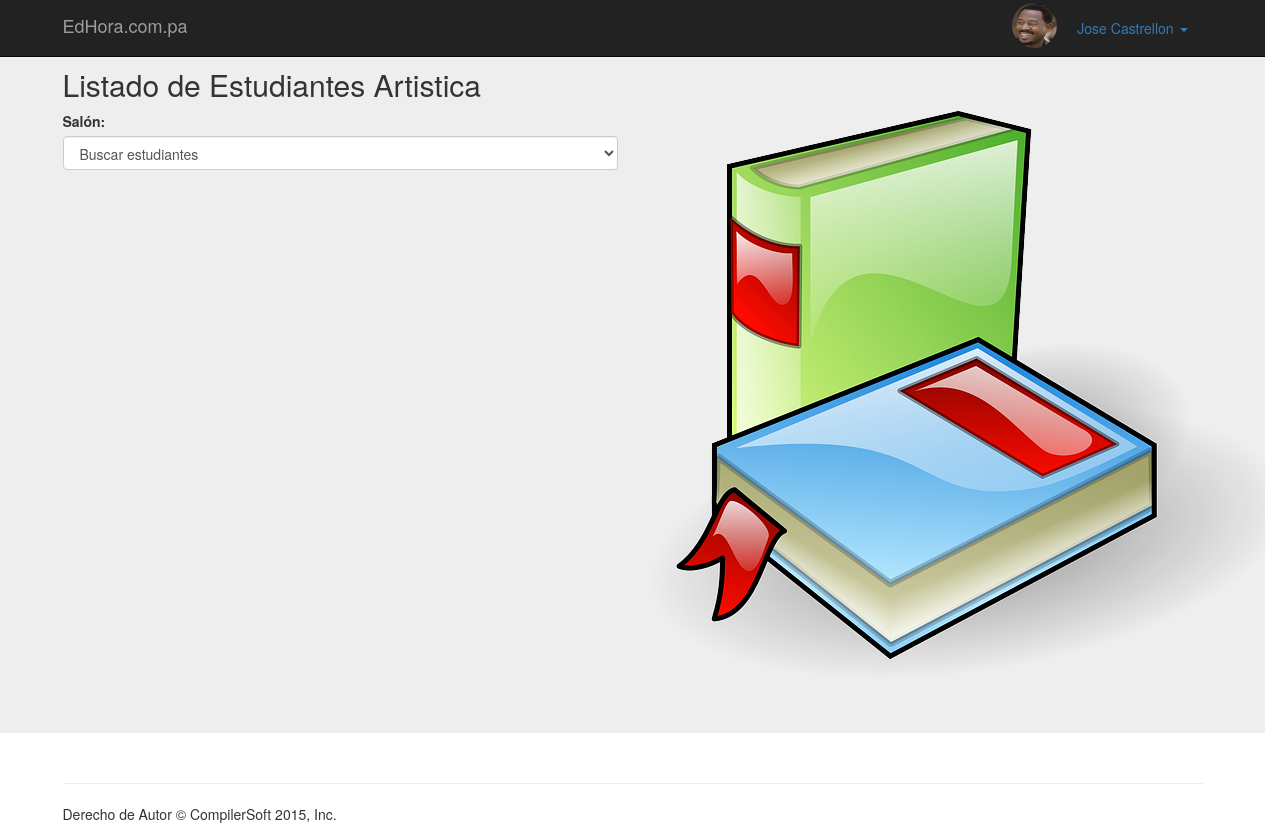
/pages/ver_estudiantes.php (signed in), run on the app's committed database.
### tables this page shows
CREATE TABLE `profesor` (
  `Id` int(100) NOT NULL,
  `Nombre` varchar(50) NOT NULL,
  `Apellido` varchar(50) NOT NULL,
  `id_curso` varchar(60) NOT NULL,
  `id_horarioProf` int(100) NOT NULL,
  `usuario` varchar(60) NOT NULL,
  `password` varchar(60) NOT NULL,
  `email` varchar(50) NOT NULL,
  `cedula` varchar(12) NOT NULL,
  `rol` int(2) NOT NULL,
  `perfil` varchar(100) NOT NULL
);

CREATE TABLE `cursos` (
  `id` int(100) NOT NULL,
  `id_curso` int(100) NOT NULL,
  `curso` varchar(60) NOT NULL
);

### server/conexion.php (called while the page is built, shortened)
<?php
$hostname = 'localhost';
$database = 'Educativa';
$username = 'root';
$password = '';
$con = new mysqli($hostname, $username,$password, $database);
if ($con -> connect_errno) {
    die( "Fallo la conexión a MySQL: (" . $con -> mysqli_connect_errno()
        . ") " . $con -> mysqli_connect_error());
}else{
    if(isset($_SESSION["profesor"]) == true && isset($_SESSION["rol_p"]) == true){
        $adm = "SELECT * FROM profesor INNER JOIN cursos ON (cursos.id_curso = profesor.id_curso) WHERE 1";
        $aquery = $con -> query($adm);
        while($r = $aquery -> fetch_array()){
            $nombre = $r["Nombre"];
            $apellido = $r["Apellido"];
            $perfil  = $r["perfil"];
            $curso = $r["curso"];
        }
    }
}

### pages/ver_estudiantes.php (the view, shortened to what this page needs)
<?php
require_once ('../server/conexion.php');
?>
    <html>
    <head>
        <link type="text/css" href="css/stylesheet.css" rel="stylesheet">
        <link type="text/css" href="css/bootstrap.min.css" rel="stylesheet">
    </head>
    <body>
<?php
include ("../tools/header.php");
?>
<div class="jumbotron">
    <div class="container">
        <h2>Listado de Estudiantes <?php echo $curso; ?></h2>
        <div class="row">
            <div class="col-lg-6">
                <div class="form-group">
                    <label for="salon">Sal&oacute;n: </label>
                    <select name="salon" id="alumnos" class="form-control">
                        <option value="">Buscar estudiantes</option>
                    </select>
                </div>
                <div class="tareitas">
                </div>
            </div>
            <div class="col-lg-6">
                <div class="imagen">
                    <img src="images/logito.png"/>
                </div>
            </div>
        </div>
    </div>
    </div>
    <div class="container">
        <hr>
        <footer>
            <p>Derecho de Autor &copy; CompilerSoft 2015, Inc.</p>
        </footer>
    </div>
    </body>
    </html>

### tools/header.php (shortened to what this page needs)
<nav class="navbar navbar-inverse navbar-fixed-top">
    <div class="container">
        <div class="navbar-header">
            <a class="navbar-brand" href="#">EdHora.com.pa</a>
        </div>
        <div id="navbar" class="navbar-collapse collapse">
            <form class="navbar-form navbar-right">
                <?php
                if(isset($usuario) == false){
                    ?>
                <div class="form-group">
                    <input type="text" id="usuario" placeholder="Usuario" class="form-control">
                </div>
                <div class="form-group">
                    <input type="password" id="password" placeholder="Contrase&ntilde;a" class="form-control">
                </div>
                <button type="button" class="btn btn-success" id="login">Ingresar</button>
                <?php
                }else{
                    if(isset($_SESSION["profesor"]) == true) {
                        ?>
                        <ul class="nav nav-pills">
                            <li role="presentation" class="dropdown">
                                <div class="images-user"><img src="<?php echo $perfil; ?>"></div>
                                <a class="dropdown-toggle" data-toggle="dropdown" href="inicio" role="button"
                                   aria-haspopup="true" aria-expanded="false"><?php echo $nombre . ' ' . $apellido; ?>
                                    <span class="caret"></span>
                                </a>
                            </li>
                        </ul>
                <?php
                    }
                }
                ?>
            </form>
        </div>
    </div>
</nav>

### css/stylesheet.css (style rules this page uses)
body { margin: 0; padding: 0; }
.images-user { width: 5px; border-radius: 100%; position: absolute; left:-50px; top: -5px; }
.images-user img { background-size: 100% 100%; border-radius: 100%; height: 45px; width: 45px; }
.tareitas { width: 100%; height: 500px; }

### data on the page
profesor: perfil (picture), Nombre "Jose", Apellido "Castrellon", cursos.curso "Artistica"
